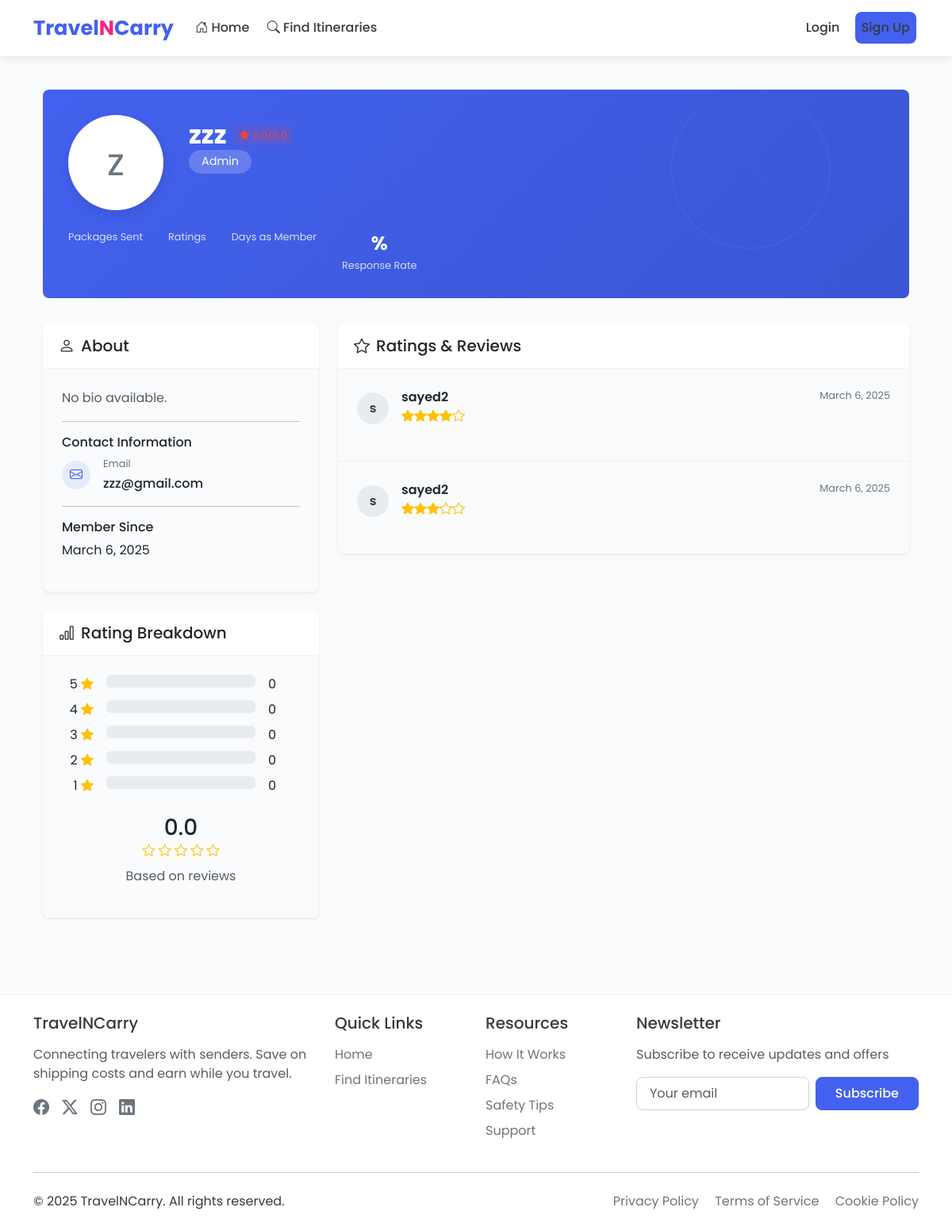
Screenshot of /profile/10/ with the database file from the repository.
### users/models.py (models this page shows, shortened)
class CustomUser(AbstractUser):
    USER_TYPE_CHOICES = (
        ('traveler', 'Traveler'),
        ('sender', 'Sender'),
        ('admin', 'Admin'),
    )
    user_type = models.CharField(max_length=10, choices=USER_TYPE_CHOICES, default='traveler')
    phone_number = models.CharField(max_length=15, blank=True)
    bio = models.TextField(blank=True)
    profile_picture = models.ImageField(upload_to='profile_pics/', blank=True, null=True)
    address = models.CharField(max_length=255, blank=True)
    average_rating = models.FloatField(default=0, validators=[MinValueValidator(0), MaxValueValidator(5)])
    is_verified = models.BooleanField(default=False)

class Rating(models.Model):
    from_user = models.ForeignKey(CustomUser, on_delete=models.CASCADE, related_name='ratings_given')
    to_user = models.ForeignKey(CustomUser, on_delete=models.CASCADE, related_name='ratings_received')
    booking_id = models.UUIDField()  # Change from IntegerField to UUIDField
    rating = models.IntegerField(validators=[MinValueValidator(1), MaxValueValidator(5)])
    comment = models.TextField(blank=True)
    created_at = models.DateTimeField(auto_now_add=True)
    class Meta:
        unique_together = ('from_user', 'booking_id')

### users/views.py (the view)
# urls.py: path('profile/<int:pk>/', views.ProfileDetailView.as_view(), name='profile_detail'),
class ProfileDetailView(DetailView):
    model = CustomUser
    template_name = 'users/profile_detail.html'
    context_object_name = 'profile_user'
    def get_context_data(self, **kwargs):
        context = super().get_context_data(**kwargs)
        user = self.get_object()
        context['ratings'] = Rating.objects.filter(to_user=user).order_by('-created_at')
        return context

### users/templatetags/user_filters.py (called while the page is built)
@register.filter
def get_item(dictionary, key):
    if not dictionary:
        return None
    return dictionary.get(str(key))

### templates/users/profile_detail.html (shortened to what this page needs)
{% extends 'base.html' %}
{% load static %}
{% load user_filters %}
{% block content %}
<div class="container py-4">
    <div class="profile-header animate__animated animate__fadeIn">
        <div class="profile-info">
            <div class="profile-avatar">
                {% if profile_user.profile_picture %}
                    <img src="{{ profile_user.profile_picture.url }}" alt="{{ profile_user.username }}" class="img-fluid">
                {% else %}
                    <div class="avatar-placeholder">
                        {{ profile_user.username|slice:":1" }}
                    </div>
                {% endif %}
            </div>
            <div class="profile-details">
                <div class="d-flex align-items-center flex-wrap">
                    <h1 class="profile-name mb-0">{{ profile_user.username }}</h1>
                    <div class="indicator-badge {% if profile_user.average_rating >= 4.5 %}success{% elif profile_user.average_rating >= 3.5 %}warning{% else %}danger{% endif %}">
                        <i class="bi bi-star-fill me-1"></i> {{ profile_user.average_rating|floatformat:1 }}/5.0
                    </div>
                </div>
                <div class="profile-type">{{ profile_user.get_user_type_display }}</div>
            </div>
        </div>
        <div class="profile-stats">
            <div class="stat-item">
                <div class="stat-label">{% if profile_user.user_type == 'traveler' %}Trips Completed{% else %}Packages Sent{% endif %}</div>
            </div>
            <div class="stat-item">
                <div class="stat-label">Ratings</div>
            </div>
            <div class="stat-item">
                <div class="stat-label">Days as Member</div>
            </div>
            <div class="stat-item">
                <div class="stat-value">{{ response_rate }}%</div>
                <div class="stat-label">Response Rate</div>
            </div>
        </div>
    </div>
    <div class="row g-4">
        <div class="col-lg-4">
            <div class="profile-card mb-4 animate__animated animate__fadeInUp">
                <div class="card-header">
                    <h5 class="mb-0"><i class="bi bi-person me-2"></i>About</h5>
                </div>
                <div class="card-body">
                    <div class="bio-section">
                        {% if profile_user.bio %}
                            <p>{{ profile_user.bio }}</p>
                        {% else %}
                            <p class="text-muted">No bio available.</p>
                        {% endif %}
                    </div>
                    <hr>
                    <div>
                        <h6>Contact Information</h6>
                        <div class="contact-info">
                            <div class="contact-icon">
                                <i class="bi bi-envelope"></i>
                            </div>
                            <div>
                                <div class="contact-label">Email</div>
                                <div class="contact-value">{{ profile_user.email }}</div>
                            </div>
                        </div>
                    </div>
                    <hr>
                    <div>
                        <h6>Member Since</h6>
                        <p>{{ profile_user.date_joined|date:"F j, Y" }}</p>
                    </div>
                </div>
            </div>
            <div class="profile-card mb-4 animate__animated animate__fadeInUp animate__delay-1s">
                <div class="card-header">
                    <h5 class="mb-0"><i class="bi bi-bar-chart me-2"></i>Rating Breakdown</h5>
                </div>
                <div class="card-body">
                    {% for i in "54321" %}
                        <div class="d-flex align-items-center mb-2">
                            <div style="width: 40px;" class="text-end me-3">{{ i }} <i class="bi bi-star-fill text-warning"></i></div>
                            <div class="flex-grow-1">
                                <div class="progress">
                                </div>
                            </div>
                            <div style="width: 40px;" class="text-start ms-3">
                                {{ rating_breakdown|get_item:i|default:"0" }}
                            </div>
                        </div>
                    {% endfor %}
                    <div class="text-center mt-4">
                        <h3 class="mb-0">{{ profile_user.average_rating|floatformat:1 }}</h3>
                        <div class="mb-2">
                            {% for i in "12345" %}
                                {% if forloop.counter <= profile_user.average_rating|floatformat:"0" %}
                                    <i class="bi bi-star-fill text-warning"></i>
                                {% elif forloop.counter <= profile_user.average_rating|add:"0.5"|floatformat:"0" %}
                                    <i class="bi bi-star-half text-warning"></i>
                                {% else %}
                                    <i class="bi bi-star text-warning"></i>
                                {% endif %}
                            {% endfor %}
                        </div>
                        <p class="text-muted">Based on {{ rating_count }} reviews</p>
                    </div>
                </div>
            </div>
        </div>
        <div class="col-lg-8">
            <div class="profile-card animate__animated animate__fadeInUp animate__delay-2s">
                <div class="card-header d-flex justify-content-between align-items-center">
                    <h5 class="mb-0"><i class="bi bi-star me-2"></i>Ratings & Reviews</h5>
                </div>
                <div class="card-body p-0">
                    {% if ratings %}
                        <div class="rating-list">
                            {% for rating in ratings %}
                                <div class="rating-item animate__animated animate__fadeIn">
                                    <div class="rating-header">
                                        <div class="rating-user">
                                            <div class="rating-avatar">
                                                {% if rating.from_user.profile_picture %}
                                                    <img src="{{ rating.from_user.profile_picture.url }}" alt="{{ rating.from_user.username }}" style="width: 100%; height: 100%; border-radius: 50%; object-fit: cover;">
                                                {% else %}
                                                    {{ rating.from_user.username|slice:":1" }}
                                                {% endif %}
                                            </div>
                                            <div>
                                                <div class="rating-name">{{ rating.from_user.username }}</div>
                                                <div class="rating-stars">
                                                    {% for i in "12345" %}
                                                        {% if forloop.counter <= rating.rating %}
                                                            <i class="bi bi-star-fill text-warning"></i>
                                                        {% else %}
                                                            <i class="bi bi-star text-warning"></i>
                                                        {% endif %}
                                                    {% endfor %}
                                                </div>
                                            </div>
                                        </div>
                                        <div class="rating-date">
                                            {{ rating.created_at|date:"F j, Y" }}
                                        </div>
                                    </div>
                                </div>
                            {% endfor %}
                        </div>
                    {% endif %}
                </div>
            </div>
        </div>
    </div>
</div>
{% endblock %}

### templates/base.html (style rules this page uses)
:root { --primary-color: #4361ee; --primary-dark: #3a56d4; --secondary-color: #4cc9f0; --accent-color: #f72585; --success-color: #4caf50; --warning-color: #ff9800; --danger-color: #f44336; --light-gray: #f8f9fa; --dark-gray: #343a40; --text-color: #212529; --border-radius: 0.5rem; --box-shadow: 0 0.5rem 1rem rgba(0, 0, 0, 0.15); --transition: all 0.3s ease; }
body { font-family: 'Poppins', sans-serif; color: var(--text-color); background-color: #f9fbfd; padding-top: 65px; }
.card-header { background-color: white; border-bottom: 1px solid rgba(0, 0, 0, 0.05); font-weight: 600; padding: 1rem 1.25rem; }
.card-body { padding: 1.5rem; }

### templates/users/profile_detail.html (style rules this page uses)
.profile-header { background: linear-gradient(135deg, #4361ee 0%, #3a56d4 100%); border-radius: var(--border-radius); padding: 2rem; margin-bottom: 2rem; color: white; position: relative; overflow: hidden; }
.profile-header::before { content: ""; position: absolute; top: 0; right: 0; width: 300px; height: 300px; background-repeat: no-repeat; opacity: 0.4; }
.profile-info { display: flex; align-items: center; position: relative; z-index: 2; }
.profile-avatar { width: 120px; height: 120px; border-radius: 50%; background-color: white; display: flex; align-items: center; justify-content: center; margin-right: 2rem; overflow: hidden; border: 4px solid rgba(255, 255, 255, 0.2); box-shadow: 0 5px 15px rgba(0, 0, 0, 0.1); }
.avatar-placeholder { font-size: 3rem; color: #6c757d; }
.profile-details { flex: 1; }
.profile-name { font-size: 2rem; font-weight: 700; margin-bottom: 0.5rem; }
.profile-type { display: inline-block; background-color: rgba(255, 255, 255, 0.2); padding: 0.25rem 1rem; border-radius: 50px; font-size: 0.9rem; margin-bottom: 1rem; }
.profile-stats { display: flex; gap: 2rem; margin-top: 1.5rem; }
.stat-item { text-align: center; }
.stat-value { font-size: 1.5rem; font-weight: 700; }
.stat-label { font-size: 0.8rem; opacity: 0.8; }
.profile-card { border: none; border-radius: var(--border-radius); box-shadow: 0 0.125rem 0.25rem rgba(0, 0, 0, 0.075); height: auto; transition: var(--transition); margin-bottom: 2rem; overflow: hidden; }
.profile-card .card-body { padding: 1.5rem; overflow: hidden; }
.profile-card .card-body::after { content: ""; display: table; clear: both; }
.bio-section { line-height: 1.6; }
.rating-item { padding: 1.5rem; border-bottom: 1px solid rgba(0, 0, 0, 0.05); transition: var(--transition); overflow: hidden; clear: both; }
.rating-item:last-child { border-bottom: none; }
.rating-header { display: flex; justify-content: space-between; margin-bottom: 0.5rem; flex-wrap: wrap; }
.rating-user { display: flex; align-items: center; margin-bottom: 0.5rem; }
.rating-avatar { width: 40px; height: 40px; border-radius: 50%; background-color: #e9ecef; display: flex; align-items: center; justify-content: center; margin-right: 1rem; color: var(--dark-gray); font-weight: 600; font-size: 1rem; flex-shrink: 0; }
.rating-name { font-weight: 600; }
.rating-stars { display: flex; align-items: center; margin-bottom: 0.25rem; }
.rating-date { font-size: 0.8rem; color: #6c757d; }
.indicator-badge { display: inline-flex; align-items: center; font-size: 0.8rem; padding: 0.2rem 0.5rem; border-radius: 4px; margin-left: 0.5rem; }
.indicator-badge.danger { background-color: rgba(244, 67, 54, 0.1); color: #f44336; }
.contact-info { display: flex; align-items: center; margin-bottom: 0.75rem; }
.contact-icon { width: 36px; height: 36px; border-radius: 50%; background-color: rgba(67, 97, 238, 0.1); color: var(--primary-color); display: flex; align-items: center; justify-content: center; margin-right: 1rem; flex-shrink: 0; }
.contact-label { font-size: 0.8rem; color: #6c757d; margin-bottom: 0.25rem; }
.contact-value { font-weight: 500; }
.progress { margin-bottom: 0.5rem; }
.rating-list { overflow: hidden; }

### rows the page displays
CustomUser: username "z", username "zzz", user_type "Admin", email "zzz@gmail.com", date_joined "March 6, 2025", average_rating "0.0"
Rating: from_user.username "s", from_user.username "sayed2", rating 4 (drawn), created_at "March 6, 2025"
Rating: from_user.username "s", from_user.username "sayed2", rating 3 (drawn), created_at "March 6, 2025"

### other values shown
{{ i }} "5" "4" "3" "2" "1"
{{ rating_breakdown|get_item:i|default:"0" }} "0" "0" "0" "0" "0"
